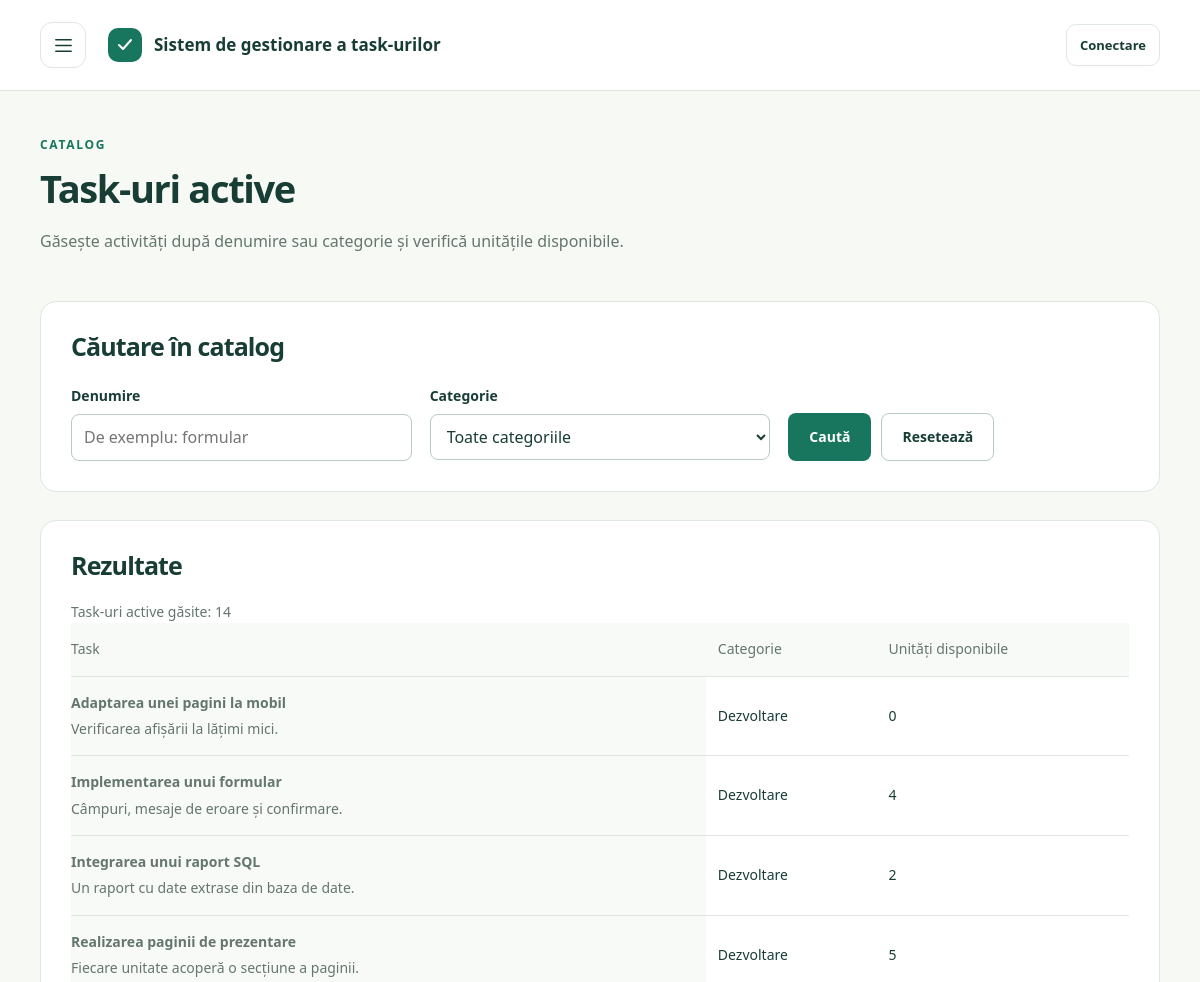
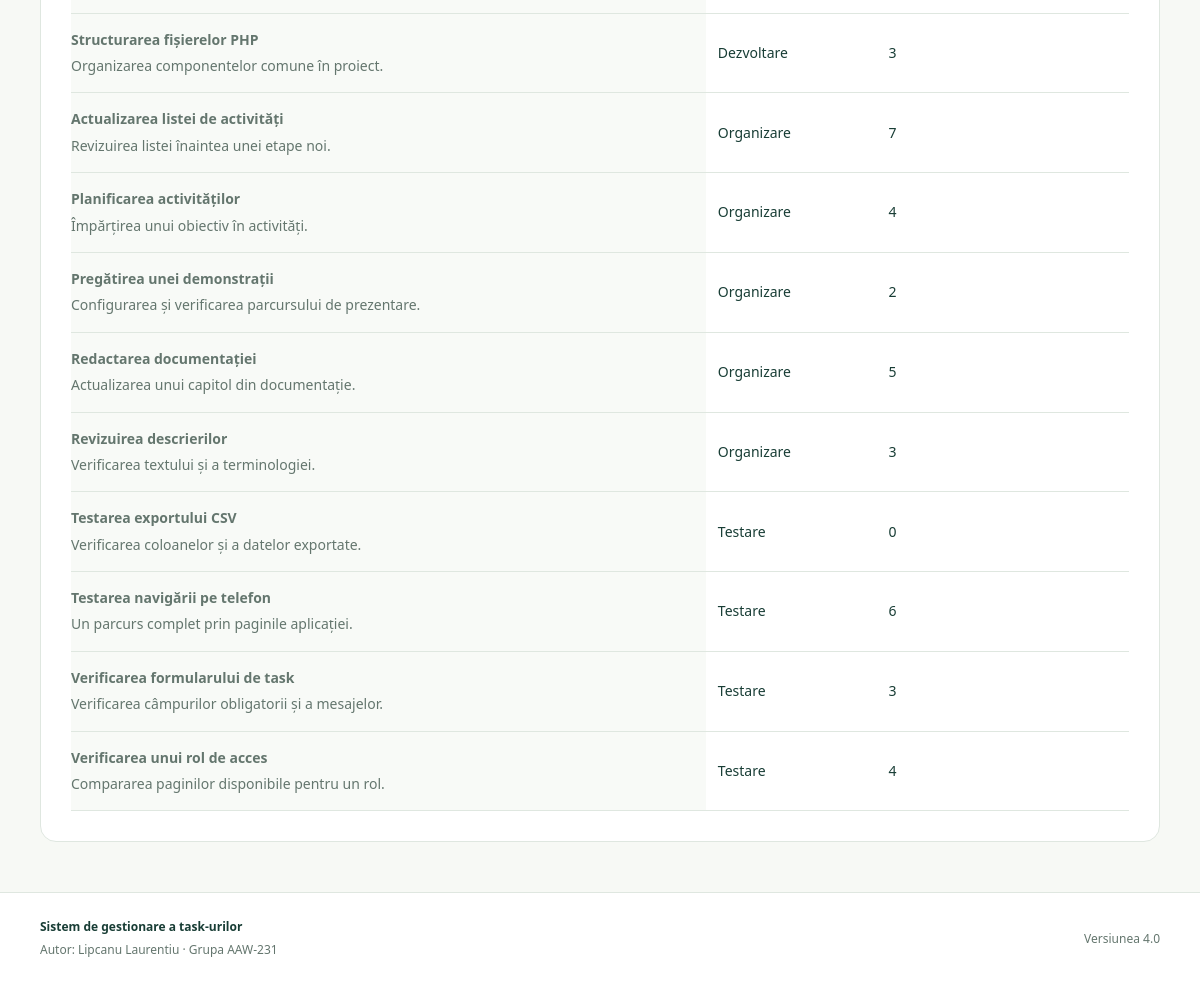
/taskuri_lipcanu_laurentiu/pagini/taskuri.php, run on the app's committed database (2 pictures, top to bottom).
### tables this page shows
CREATE TABLE items (
    id INT UNSIGNED AUTO_INCREMENT PRIMARY KEY,
    category_id INT UNSIGNED NOT NULL,
    name VARCHAR(120) NOT NULL,
    description VARCHAR(500) NOT NULL DEFAULT '',
    available_quantity INT NOT NULL DEFAULT 0,
    active TINYINT NOT NULL DEFAULT 1,
    CONSTRAINT ck_items_quantity CHECK (available_quantity >= 0),
    CONSTRAINT ck_items_active CHECK (active IN (0, 1)),
    CONSTRAINT fk_items_category FOREIGN KEY (category_id) REFERENCES categories(id) ON DELETE RESTRICT
);

CREATE TABLE categories (
    id INT UNSIGNED AUTO_INCREMENT PRIMARY KEY,
    name VARCHAR(100) NOT NULL UNIQUE,
    description VARCHAR(500) NOT NULL DEFAULT ''
);

### taskuri_lipcanu_laurentiu/config.php (called while the page is built, shortened)
<?php
$director = str_replace('\\', '/', dirname($_SERVER['SCRIPT_NAME'] ?? '/index.php'));
$caleBaza = rtrim(basename($director) === 'pagini' ? dirname($director) : $director, '/.');
function url(string $pagina = 'index.php', array $query = []): string {
    global $caleBaza;
    return $caleBaza . '/' . ltrim($pagina, '/') . ($query ? '?' . http_build_query($query) : '');
}
function db(): PDO {
    static $pdo;
    if (!$pdo) {
        $c = require __DIR__ . '/db-config.php';
        $dsn = "mysql:host={$c['host']};port={$c['port']};dbname={$c['name']};charset=utf8mb4";
        $pdo = new PDO($dsn, $c['user'], $c['password'], [
            PDO::ATTR_ERRMODE => PDO::ERRMODE_EXCEPTION,
            PDO::ATTR_DEFAULT_FETCH_MODE => PDO::FETCH_ASSOC,
            PDO::ATTR_EMULATE_PREPARES => false,
        ]);
    }
    return $pdo;
}
function query(string $sql, array $values = []): PDOStatement {
    $stmt = db()->prepare($sql);
    $stmt->execute($values);
    return $stmt;
}
function e(string|int|null $text): string {
    return htmlspecialchars((string) $text, ENT_QUOTES | ENT_SUBSTITUTE, 'UTF-8');
}
function field(array $data, string $name): string {
    return isset($data[$name]) && is_string($data[$name]) ? trim($data[$name]) : '';
}
function user(): ?array {
    $id = $_SESSION['user_id'] ?? null;
    return $GLOBALS['authUser'] = $id ? (query('SELECT id, name, email, role FROM users WHERE id = ?', [$id])->fetch() ?: null) : null;
}

### taskuri_lipcanu_laurentiu/pagini/taskuri.php (the view, shortened to what this page needs)
<?php
require_once dirname(__DIR__) . '/config.php';
$cautare = field($_GET, 'q');
$errors = [];
$sql = 'SELECT i.id, i.name, i.description, i.available_quantity, c.name AS category FROM items i JOIN categories c ON c.id=i.category_id WHERE i.active=1';
$args = [];
$items = $errors ? [] : query($sql . ' ORDER BY c.name, i.name', $args)->fetchAll();
require dirname(__DIR__) . '/header.php';
?>
<div class="page-intro"><p class="eyebrow">Catalog</p><h1>Task-uri active</h1><p>Găsește activități după denumire sau categorie și verifică unitățile disponibile.</p></div>
<section class="content-panel">
    <div class="section-heading"><h2>Căutare în catalog</h2><?php if ($headerUser): ?><a class="button primary" href="<?= e(url('pagini/solicitare-noua.php')) ?>">Solicitare nouă</a><?php endif; ?></div>
    <form class="field-form search-form" method="get">
        <div class="field"><label for="q">Denumire</label><input id="q" name="q" type="search" maxlength="100" value="<?= e($cautare) ?>" placeholder="De exemplu: formular"><?php formError($errors, 'q'); ?></div>
        <div class="field"><label for="categorie">Categorie</label><select id="categorie" name="categorie"><option value="">Toate categoriile</option></select></div>
        <div class="form-actions"><button class="button primary">Caută</button><a class="button secondary" href="<?= e(url('pagini/taskuri.php')) ?>">Resetează</a></div>
    </form>
</section>
<section class="content-panel">
    <h2>Rezultate</h2>
    <?php if ($errors): ?><p class="notice error">Verifică filtrele și încearcă din nou.</p>
    <?php elseif (!$items): ?><p class="notice">Nu există task-uri active pentru filtrele selectate.</p>
    <?php else: ?>
    <p class="quiet">Task-uri active găsite: <?= count($items) ?></p>
    <div class="table-wrap task-table"><table>
        <thead><tr><th scope="col">Task</th><th scope="col">Categorie</th><th scope="col">Unități disponibile</th></tr></thead>
        <tbody><?php foreach ($items as $i): ?><tr data-item-id="<?= e($i['id']) ?>"><th scope="row"><strong><?= e($i['name']) ?></strong><small class="quiet cell-note"><?= e($i['description']) ?></small></th><td><?= e($i['category']) ?></td><td><?= e($i['available_quantity']) ?></td></tr><?php endforeach; ?></tbody>
    </table></div>
    <?php endif; ?>
</section>
<?php require dirname(__DIR__) . '/footer.php'; ?>

### taskuri_lipcanu_laurentiu/header.php (shortened to what this page needs)
<?php
require_once __DIR__ . '/config.php';
if (!array_key_exists('headerUser', get_defined_vars())) $headerUser = user();
?>
<!DOCTYPE html>
<html lang="ro">
<head>
    <link rel="stylesheet" href="<?= e(url('style.css', ['v' => VERSIUNE_APLICATIE])) ?>">
</head>
<body>
<div class="page-shell">
<header class="site-header">
    <div class="header-inner">
        <button class="icon-button menu-toggle" type="button" id="deschide-meniu" aria-label="Deschide meniul" aria-controls="meniu-lateral" aria-expanded="false"><svg viewBox="0 0 24 24" aria-hidden="true"><path d="M4 6h16M4 12h16M4 18h16"/></svg></button>
        <a href="<?= e(url()) ?>" class="brand"><span class="brand-mark" aria-hidden="true"><svg viewBox="0 0 24 24"><path d="m6 12 4 4 8-9"/></svg></span><span><?= e(DENUMIRE_PROIECT) ?></span></a>
        <?php if ($headerUser): ?>
        <div class="account">
            <span><?= e($headerUser['role'] === 'admin' ? 'Administrator' : $headerUser['name']) ?></span>
            <form method="post" action="<?= e(url('pagini/deconectare.php')) ?>">
                <?php csrfField(); ?>
                <button type="submit" class="role-switch">Ieșire</button>
            </form>
        </div>
        <?php else: ?>
            <a href="<?= e(url('pagini/conectare.php')) ?>" class="role-switch">Conectare</a>
        <?php endif; ?>
    </div>
</header>
<main id="continut" class="main-content">

### taskuri_lipcanu_laurentiu/footer.php
<?php require_once __DIR__ . '/config.php'; ?>
</main>
<footer class="site-footer">
    <div class="footer-inner"><div><strong><?= e(DENUMIRE_PROIECT) ?></strong><p>Autor: <?= e(AUTOR) ?> · Grupa <?= e(GRUPA) ?></p></div><p class="version">Versiunea <?= VERSIUNE_APLICATIE ?></p></div>
</footer>
</div>
</body>
</html>

### taskuri_lipcanu_laurentiu/style.css (style rules this page uses)
:root { --ink:#183d35; --muted:#64766e; --green:#18765e; --light:#eaf3ee; --line:#dfe7e0; --paper:#f7f9f5; }
* { box-sizing:border-box; }
body { margin:0; color:var(--ink); background:var(--paper); font:16px/1.6 system-ui,-apple-system,"Segoe UI",sans-serif; }
button,input { font:inherit; }
button,a { -webkit-tap-highlight-color:transparent; }
button { cursor:pointer; }
a { color:inherit; }
.page-shell { min-height:100vh; display:flex; flex-direction:column; }
.site-header { background:#fff; border-bottom:1px solid var(--line); }
.header-inner { max-width:1184px; margin:auto; min-height:90px; display:flex; align-items:center; gap:22px; padding:16px 32px; }
.icon-button { width:46px; height:46px; display:inline-flex; align-items:center; justify-content:center; background:#fff; border:1px solid var(--line); border-radius:12px; color:var(--ink); text-decoration:none; font-size:27px; line-height:1; flex-shrink:0; }
.icon-button svg { width:23px; height:23px; fill:none; stroke:currentColor; stroke-width:1.6; stroke-linecap:round; stroke-linejoin:round; }
.brand { display:flex; align-items:center; gap:12px; text-decoration:none; font-size:17px; font-weight:650; line-height:1.25; }
.brand-mark { width:34px; height:34px; display:grid; place-items:center; background:var(--green); color:white; border-radius:10px; flex-shrink:0; }
.brand-mark svg { width:24px; height:24px; stroke:currentColor; stroke-width:2; fill:none; stroke-linecap:round; stroke-linejoin:round; }
.main-content { flex:1; width:100%; max-width:1184px; margin:0 auto; padding:32px; }
h1,h2,h3 { line-height:1.17; letter-spacing:-.035em; margin:0; }
h1 { font-size:clamp(32px,4.3vw,48px); font-weight:650; }
h2 { font-size:25px; font-weight:650; }
p { margin:0 0 14px; }
.eyebrow { font-size:12px; text-transform:uppercase; letter-spacing:.14em; font-weight:700; color:var(--green); margin:0 0 12px; }
.quiet { color:var(--muted); font-size:14px; }
.button { display:inline-flex; align-items:center; justify-content:center; gap:22px; min-height:46px; padding:12px 20px; font-size:14px; font-weight:600; border:1px solid transparent; border-radius:8px; text-decoration:none; }
.primary { background:var(--green); color:#fff; }
.overview,.content-panel { margin-top:28px; padding:30px; background:#fff; border:1px solid var(--line); border-radius:16px; }
.section-heading { display:flex; justify-content:space-between; align-items:center; gap:20px; margin-bottom:24px; }
.table-wrap { overflow-x:auto; }
table { width:100%; border-collapse:collapse; font-size:14px; }
th { font-weight:500; color:var(--muted); background:#f8faf7; text-align:left; }
td,th { padding:15px 12px; border-bottom:1px solid var(--line); }
th:first-child,td:first-child { padding-left:0; }
.site-footer { background:#fff; border-top:1px solid var(--line); margin-top:18px; }
.footer-inner { max-width:1184px; margin:auto; padding:24px 32px; display:flex; justify-content:space-between; align-items:center; gap:20px; font-size:12px; }
.footer-inner strong { font-weight:600; }
.footer-inner p { margin:3px 0 0; color:var(--muted); }
.footer-inner .version { margin:0; }
.page-intro { padding:12px 0 5px; max-width:750px; }
.page-intro h1 { margin-bottom:18px; font-size:38px; }
.page-intro>p:last-child { color:var(--muted); }
.content-panel>.quiet { margin:20px 0 0; }
.role-switch { display:inline-flex; align-items:center; gap:8px; margin-left:auto; padding:8px 13px; min-height:42px; border:1px solid var(--line); border-radius:10px; background:#fff; color:var(--ink); font-weight:650; font-size:13px; text-decoration:none; }
.content-panel > h2 { margin-bottom:12px; }
.field-form { display:grid; gap:18px; margin-top:14px; }
.search-form, .task-form { grid-template-columns:repeat(3,minmax(0,1fr)); }
.field { display:grid; align-content:start; gap:6px; min-width:0; }
.field label { font-weight:650; font-size:14px; }
.field input,.field select,.field textarea { width:100%; min-height:44px; padding:10px 12px; border:1px solid #b9cbbf; border-radius:8px; background:#fff; color:var(--ink); font:inherit; }
.field-form .button { justify-self:start; }
.form-actions { display:flex; align-items:center; flex-wrap:wrap; gap:10px; grid-column:1/-1; }
.button.secondary { border-color:#b9cbbf; color:var(--ink); background:#fff; }
.task-table table { min-width:660px; }
.cell-note { display:block; margin-top:4px; }
.search-form .form-actions { align-self:end; grid-column:auto; }

### data on the page
items: name "Adaptarea unei pagini la mobil", description "Verificarea afișării la lățimi mici.", category.name "Dezvoltare", available_quantity "0"
items: name "Implementarea unui formular", description "Câmpuri, mesaje de eroare și confirmare.", category.name "Dezvoltare", available_quantity "4"
items: name "Integrarea unui raport SQL", description "Un raport cu date extrase din baza de date.", category.name "Dezvoltare", available_quantity "2"
items: name "Realizarea paginii de prezentare", description "Fiecare unitate acoperă o secțiune a paginii.", category.name "Dezvoltare", available_quantity "5"
items: name "Structurarea fișierelor PHP", description "Organizarea componentelor comune în proiect.", category.name "Dezvoltare", available_quantity "3"
items: name "Actualizarea listei de activități", description "Revizuirea listei înaintea unei etape noi.", category.name "Organizare", available_quantity "7"
items: name "Planificarea activităților", description "Împărțirea unui obiectiv în activități.", category.name "Organizare", available_quantity "4"
items: name "Pregătirea unei demonstrații", description "Configurarea și verificarea parcursului de prezentare.", category.name "Organizare", available_quantity "2"
items: name "Redactarea documentației", description "Actualizarea unui capitol din documentație.", category.name "Organizare", available_quantity "5"
items: name "Revizuirea descrierilor", description "Verificarea textului și a terminologiei.", category.name "Organizare", available_quantity "3"
items: name "Testarea exportului CSV", description "Verificarea coloanelor și a datelor exportate.", category.name "Testare", available_quantity "0"
items: name "Testarea navigării pe telefon", description "Un parcurs complet prin paginile aplicației.", category.name "Testare", available_quantity "6"
items: name "Verificarea formularului de task", description "Verificarea câmpurilor obligatorii și a mesajelor.", category.name "Testare", available_quantity "3"
items: name "Verificarea unui rol de acces", description "Compararea paginilor disponibile pentru un rol.", category.name "Testare", available_quantity "4"

### other printed values
DENUMIRE_PROIECT "Sistem de gestionare a task-urilor"
count($items) "14"
AUTOR "Lipcanu Laurentiu"
GRUPA "AAW-231"
VERSIUNE_APLICATIE "4.0"
